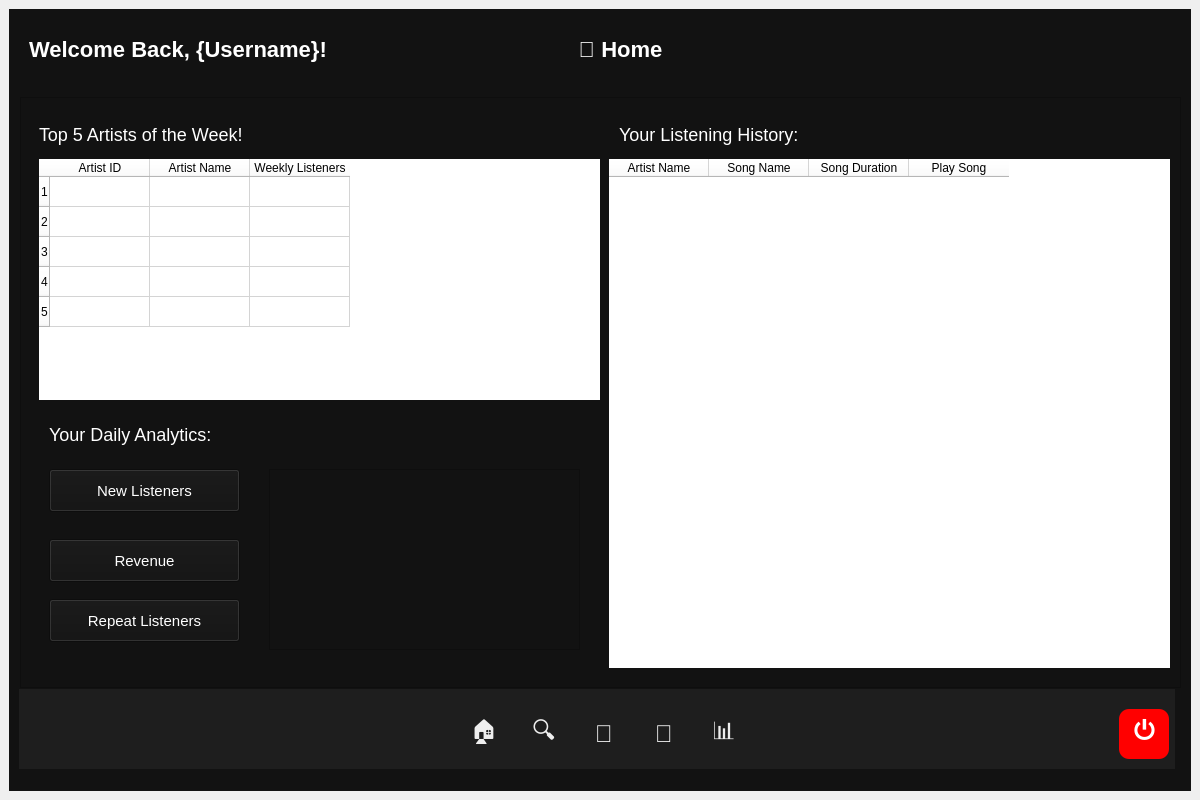
<?xml version="1.0" encoding="UTF-8"?>
<ui version="4.0">
 <class>ArtistMainWindow</class>
 <widget class="QMainWindow" name="ArtistMainWindow">
  <property name="geometry">
   <rect>
    <x>0</x>
    <y>0</y>
    <width>1200</width>
    <height>800</height>
   </rect>
  </property>
  <property name="windowTitle">
   <string>User Dashboard</string>
  </property>
  <widget class="QWidget" name="centralwidget">
   <layout class="QVBoxLayout" name="mainLayout">
    <item>
     <widget class="QStackedWidget" name="stackedWidget">
      <property name="currentIndex">
       <number>0</number>
      </property>
      <widget class="QWidget" name="homePage">
       <property name="styleSheet">
        <string notr="true">background-color: #121212; color: #fff;</string>
       </property>
       <widget class="QStackedWidget" name="stackedWidget_2">
        <property name="geometry">
         <rect>
          <x>0</x>
          <y>0</y>
          <width>1178</width>
          <height>778</height>
         </rect>
        </property>
        <widget class="QWidget" name="homePage_2">
         <property name="styleSheet">
          <string notr="true">background-color: #121212; color: #fff;</string>
         </property>
         <widget class="QLabel" name="homeTitle">
          <property name="geometry">
           <rect>
            <x>511</x>
            <y>10</y>
            <width>201</width>
            <height>61</height>
           </rect>
          </property>
          <property name="styleSheet">
           <string notr="true">font-size:22px; font-weight:bold;</string>
          </property>
          <property name="text">
           <string>🎵 Home</string>
          </property>
          <property name="alignment">
           <set>Qt::AlignCenter</set>
          </property>
         </widget>
         <widget class="QListWidget" name="homeSongsList">
          <property name="geometry">
           <rect>
            <x>11</x>
            <y>88</y>
            <width>1161</width>
            <height>591</height>
           </rect>
          </property>
         </widget>
         <widget class="QFrame" name="bottomNav">
          <property name="geometry">
           <rect>
            <x>10</x>
            <y>680</y>
            <width>1156</width>
            <height>80</height>
           </rect>
          </property>
          <property name="minimumSize">
           <size>
            <width>0</width>
            <height>80</height>
           </size>
          </property>
          <property name="styleSheet">
           <string notr="true">
        QFrame { background-color: #1e1e1e; }
        QPushButton { 
            background: none; 
            color: #eee; 
            font-size: 24px; 
            border-radius: 10px; 
            min-width:50px; min-height:50px; max-width:50px; max-height:50px;
        }
        QPushButton:checked { background-color: #3a3a3a; }
        QPushButton:hover { background-color: #2c2c2c; }
    </string>
          </property>
          <widget class="QPushButton" name="homeBtn">
           <property name="geometry">
            <rect>
             <x>440</x>
             <y>20</y>
             <width>50</width>
             <height>50</height>
            </rect>
           </property>
           <property name="text">
            <string>🏠</string>
           </property>
           <property name="checkable">
            <bool>true</bool>
           </property>
          </widget>
          <widget class="QPushButton" name="searchNavBtn">
           <property name="geometry">
            <rect>
             <x>500</x>
             <y>20</y>
             <width>50</width>
             <height>50</height>
            </rect>
           </property>
           <property name="text">
            <string>🔍</string>
           </property>
           <property name="checkable">
            <bool>true</bool>
           </property>
          </widget>
          <widget class="QPushButton" name="profileBtn">
           <property name="geometry">
            <rect>
             <x>620</x>
             <y>20</y>
             <width>50</width>
             <height>50</height>
            </rect>
           </property>
           <property name="text">
            <string>👤</string>
           </property>
           <property name="checkable">
            <bool>true</bool>
           </property>
          </widget>
          <widget class="QPushButton" name="logoutBtn">
           <property name="geometry">
            <rect>
             <x>1100</x>
             <y>20</y>
             <width>50</width>
             <height>50</height>
            </rect>
           </property>
           <property name="styleSheet">
            <string notr="true">background:red; color:white; font-weight:bold; border-radius:10px; min-width:50px; min-height:50px; max-width:50px; max-height:50px;</string>
           </property>
           <property name="text">
            <string>⏻</string>
           </property>
          </widget>
          <widget class="QPushButton" name="libraryBtn">
           <property name="geometry">
            <rect>
             <x>560</x>
             <y>20</y>
             <width>50</width>
             <height>50</height>
            </rect>
           </property>
           <property name="text">
            <string>🎵</string>
           </property>
           <property name="checkable">
            <bool>true</bool>
           </property>
          </widget>
          <widget class="QPushButton" name="profileBtn_2">
           <property name="geometry">
            <rect>
             <x>680</x>
             <y>20</y>
             <width>50</width>
             <height>50</height>
            </rect>
           </property>
           <property name="text">
            <string>📊</string>
           </property>
           <property name="checkable">
            <bool>true</bool>
           </property>
          </widget>
         </widget>
         <widget class="QLabel" name="label">
          <property name="geometry">
           <rect>
            <x>20</x>
            <y>10</y>
            <width>401</width>
            <height>61</height>
           </rect>
          </property>
          <property name="styleSheet">
           <string notr="true">font-size:22px; font-weight:bold;</string>
          </property>
          <property name="text">
           <string>Welcome Back, {Username}!</string>
          </property>
         </widget>
         <widget class="QLabel" name="label_2">
          <property name="geometry">
           <rect>
            <x>30</x>
            <y>110</y>
            <width>231</width>
            <height>31</height>
           </rect>
          </property>
          <property name="styleSheet">
           <string notr="true">font-size:18px;;</string>
          </property>
          <property name="text">
           <string>Top 5 Artists of the Week!</string>
          </property>
         </widget>
         <widget class="QTableWidget" name="tableWidget">
          <property name="geometry">
           <rect>
            <x>30</x>
            <y>150</y>
            <width>561</width>
            <height>241</height>
           </rect>
          </property>
          <property name="styleSheet">
           <string notr="true">background-color:#FFFFFF ; color: #000000;              border: 10px; solid #FFFFFF;</string>
          </property>
          <property name="rowCount">
           <number>5</number>
          </property>
          <row/>
          <row/>
          <row/>
          <row/>
          <row/>
          <column>
           <property name="text">
            <string>Artist ID</string>
           </property>
          </column>
          <column>
           <property name="text">
            <string>Artist Name</string>
           </property>
          </column>
          <column>
           <property name="text">
            <string>Weekly Listeners</string>
           </property>
          </column>
         </widget>
         <widget class="QTableWidget" name="tableWidget_2">
          <property name="geometry">
           <rect>
            <x>600</x>
            <y>150</y>
            <width>561</width>
            <height>509</height>
           </rect>
          </property>
          <property name="styleSheet">
           <string notr="true">background-color:#FFFFFF ; color: #000000;              border: 10px; solid #FFFFFF;</string>
          </property>
          <column>
           <property name="text">
            <string>Artist Name</string>
           </property>
          </column>
          <column>
           <property name="text">
            <string>Song Name</string>
           </property>
          </column>
          <column>
           <property name="text">
            <string>Song Duration</string>
           </property>
          </column>
          <column>
           <property name="text">
            <string>Play Song</string>
           </property>
          </column>
         </widget>
         <widget class="QLabel" name="label_3">
          <property name="geometry">
           <rect>
            <x>610</x>
            <y>110</y>
            <width>231</width>
            <height>31</height>
           </rect>
          </property>
          <property name="styleSheet">
           <string notr="true">font-size:18px;;</string>
          </property>
          <property name="text">
           <string>Your Listening History: </string>
          </property>
         </widget>
         <widget class="QStackedWidget" name="stackedWidget_3">
          <property name="geometry">
           <rect>
            <x>30</x>
            <y>450</y>
            <width>561</width>
            <height>211</height>
           </rect>
          </property>
          <widget class="QWidget" name="page">
           <widget class="QPushButton" name="requestsBtn">
            <property name="geometry">
             <rect>
              <x>10</x>
              <y>10</y>
              <width>191</width>
              <height>43</height>
             </rect>
            </property>
            <property name="styleSheet">
             <string notr="true">font-size: 15px;</string>
            </property>
            <property name="text">
             <string>New Listeners</string>
            </property>
            <property name="checkable">
             <bool>true</bool>
            </property>
           </widget>
           <widget class="QPushButton" name="requestsBtn_2">
            <property name="geometry">
             <rect>
              <x>10</x>
              <y>80</y>
              <width>191</width>
              <height>43</height>
             </rect>
            </property>
            <property name="styleSheet">
             <string notr="true">font-size: 15px;</string>
            </property>
            <property name="text">
             <string>Revenue</string>
            </property>
            <property name="checkable">
             <bool>true</bool>
            </property>
           </widget>
           <widget class="QStackedWidget" name="stackedWidget_4">
            <property name="geometry">
             <rect>
              <x>160</x>
              <y>160</y>
              <width>561</width>
              <height>211</height>
             </rect>
            </property>
            <widget class="QWidget" name="page_3">
             <widget class="QPushButton" name="requestsBtn_4">
              <property name="geometry">
               <rect>
                <x>10</x>
                <y>70</y>
                <width>191</width>
                <height>43</height>
               </rect>
              </property>
              <property name="styleSheet">
               <string notr="true">font-size: 15px;</string>
              </property>
              <property name="text">
               <string>Daily revenue</string>
              </property>
              <property name="checkable">
               <bool>true</bool>
              </property>
             </widget>
            </widget>
            <widget class="QWidget" name="page_4"/>
           </widget>
           <widget class="QPushButton" name="requestsBtn_3">
            <property name="geometry">
             <rect>
              <x>10</x>
              <y>140</y>
              <width>191</width>
              <height>43</height>
             </rect>
            </property>
            <property name="styleSheet">
             <string notr="true">font-size: 15px;</string>
            </property>
            <property name="text">
             <string>Repeat Listeners</string>
            </property>
            <property name="checkable">
             <bool>true</bool>
            </property>
           </widget>
           <widget class="QFrame" name="frame">
            <property name="geometry">
             <rect>
              <x>230</x>
              <y>10</y>
              <width>311</width>
              <height>181</height>
             </rect>
            </property>
            <property name="frameShape">
             <enum>QFrame::StyledPanel</enum>
            </property>
            <property name="frameShadow">
             <enum>QFrame::Raised</enum>
            </property>
           </widget>
          </widget>
          <widget class="QWidget" name="page_2"/>
         </widget>
         <widget class="QLabel" name="label_4">
          <property name="geometry">
           <rect>
            <x>40</x>
            <y>410</y>
            <width>231</width>
            <height>31</height>
           </rect>
          </property>
          <property name="styleSheet">
           <string notr="true">font-size:18px;;</string>
          </property>
          <property name="text">
           <string>Your Daily Analytics: </string>
          </property>
         </widget>
        </widget>
        <widget class="QWidget" name="libraryPage_2">
         <property name="styleSheet">
          <string notr="true">background-color: #121212; color: #fff;</string>
         </property>
         <layout class="QVBoxLayout" name="_2">
          <item>
           <widget class="QLabel" name="libraryTitle_2">
            <property name="styleSheet">
             <string notr="true">font-size:22px; font-weight:bold;</string>
            </property>
            <property name="text">
             <string>📚 Library</string>
            </property>
            <property name="alignment">
             <set>Qt::AlignCenter</set>
            </property>
           </widget>
          </item>
          <item>
           <widget class="QListWidget" name="libraryList_2"/>
          </item>
         </layout>
        </widget>
        <widget class="QWidget" name="searchPage_2">
         <property name="styleSheet">
          <string notr="true">background-color: #121212; color: #fff;</string>
         </property>
         <layout class="QVBoxLayout" name="_3">
          <item>
           <widget class="QLabel" name="searchTitle_2">
            <property name="styleSheet">
             <string notr="true">font-size:22px; font-weight:bold;</string>
            </property>
            <property name="text">
             <string>🔍 Search</string>
            </property>
            <property name="alignment">
             <set>Qt::AlignCenter</set>
            </property>
           </widget>
          </item>
          <item>
           <layout class="QHBoxLayout" name="_4">
            <item>
             <widget class="QLineEdit" name="searchInput_2">
              <property name="placeholderText">
               <string>Search for songs or artists...</string>
              </property>
             </widget>
            </item>
            <item>
             <widget class="QPushButton" name="searchBtn_2">
              <property name="text">
               <string>Search</string>
              </property>
             </widget>
            </item>
           </layout>
          </item>
          <item>
           <widget class="QListWidget" name="searchResults_2"/>
          </item>
         </layout>
        </widget>
        <widget class="QWidget" name="profilePage_2">
         <property name="styleSheet">
          <string notr="true">background-color: #121212; color: #fff;</string>
         </property>
         <layout class="QVBoxLayout" name="_5">
          <item>
           <widget class="QLabel" name="profileTitle_2">
            <property name="styleSheet">
             <string notr="true">font-size:22px; font-weight:bold;</string>
            </property>
            <property name="text">
             <string>👤 Profile</string>
            </property>
            <property name="alignment">
             <set>Qt::AlignCenter</set>
            </property>
           </widget>
          </item>
          <item>
           <widget class="QPushButton" name="themeToggleBtn_2">
            <property name="text">
             <string>Switch Light/Dark Theme</string>
            </property>
           </widget>
          </item>
         </layout>
        </widget>
       </widget>
      </widget>
      <widget class="QWidget" name="libraryPage">
       <property name="styleSheet">
        <string notr="true">background-color: #121212; color: #fff;</string>
       </property>
       <layout class="QVBoxLayout">
        <item>
         <widget class="QLabel" name="libraryTitle">
          <property name="styleSheet">
           <string notr="true">font-size:22px; font-weight:bold;</string>
          </property>
          <property name="text">
           <string>📚 Library</string>
          </property>
          <property name="alignment">
           <set>Qt::AlignCenter</set>
          </property>
         </widget>
        </item>
        <item>
         <widget class="QListWidget" name="libraryList"/>
        </item>
       </layout>
      </widget>
      <widget class="QWidget" name="searchPage">
       <property name="styleSheet">
        <string notr="true">background-color: #121212; color: #fff;</string>
       </property>
       <layout class="QVBoxLayout">
        <item>
         <widget class="QLabel" name="searchTitle">
          <property name="styleSheet">
           <string notr="true">font-size:22px; font-weight:bold;</string>
          </property>
          <property name="text">
           <string>🔍 Search</string>
          </property>
          <property name="alignment">
           <set>Qt::AlignCenter</set>
          </property>
         </widget>
        </item>
        <item>
         <layout class="QHBoxLayout">
          <item>
           <widget class="QLineEdit" name="searchInput">
            <property name="placeholderText">
             <string>Search for songs or artists...</string>
            </property>
           </widget>
          </item>
          <item>
           <widget class="QPushButton" name="searchBtn">
            <property name="text">
             <string>Search</string>
            </property>
           </widget>
          </item>
         </layout>
        </item>
        <item>
         <widget class="QListWidget" name="searchResults"/>
        </item>
       </layout>
      </widget>
      <widget class="QWidget" name="profilePage">
       <property name="styleSheet">
        <string notr="true">background-color: #121212; color: #fff;</string>
       </property>
       <layout class="QVBoxLayout">
        <item>
         <widget class="QLabel" name="profileTitle">
          <property name="styleSheet">
           <string notr="true">font-size:22px; font-weight:bold;</string>
          </property>
          <property name="text">
           <string>👤 Profile</string>
          </property>
          <property name="alignment">
           <set>Qt::AlignCenter</set>
          </property>
         </widget>
        </item>
        <item>
         <widget class="QPushButton" name="themeToggleBtn">
          <property name="text">
           <string>Switch Light/Dark Theme</string>
          </property>
         </widget>
        </item>
       </layout>
      </widget>
     </widget>
    </item>
   </layout>
  </widget>
 </widget>
 <resources/>
 <connections/>
</ui>
